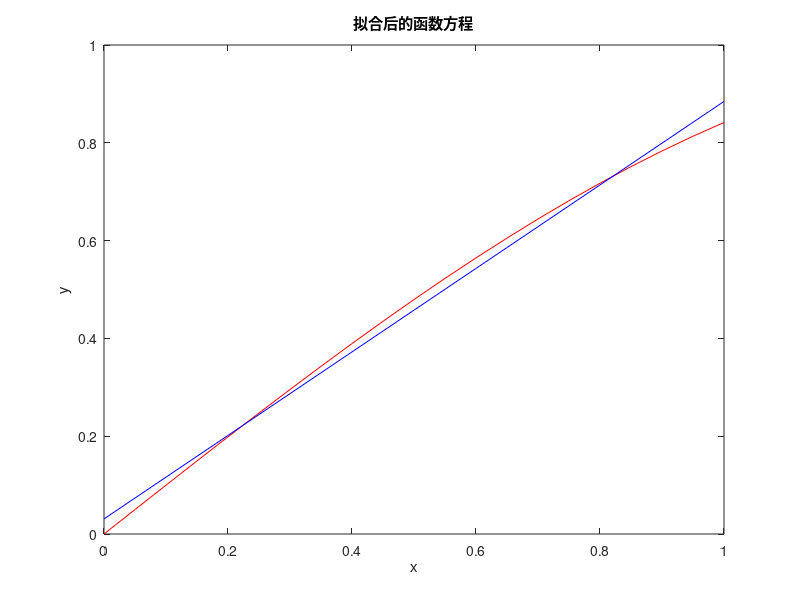

MATLAB code to generate this figure:
% 车辆2004班 
%鲁昂 
%学号202004060314

%在（0，pi/3)内对y=sinx进行线性拟合

%在y=sinx上取21各点，x取值范围为（0，pi/3)
x = 0:0.05:pi/3
y=sin(x)%得到对应的y值

%求拟合函数y=a0x+a1 的系数a0 a1
R=[x',ones(21,1)]
A=R\y'
a0=A(1,1)
a1=A(2,1)
fprintf('拟合后的函数方程为; y= %8.4f x + %8.4f',a0,a1)
%拟合后的一次函数为y=a0x+a1

%计算残差方和
x1=0:0.1:pi/3 %与x取值范围相同，但步长不同。
y1=a0*x1+a1
ESS=0
for i = 1:1:11
    soloESS=0 
    soloESS=(y1(i)-sin(x1(i)))^2
    ESS=ESS +soloESS
end

%绘制图像
y2=a0*x+a1
figure
plot(x,y,'r',x,y2,'b')

title('拟合后的函数方程')
xlabel('x')
ylabel('y')
